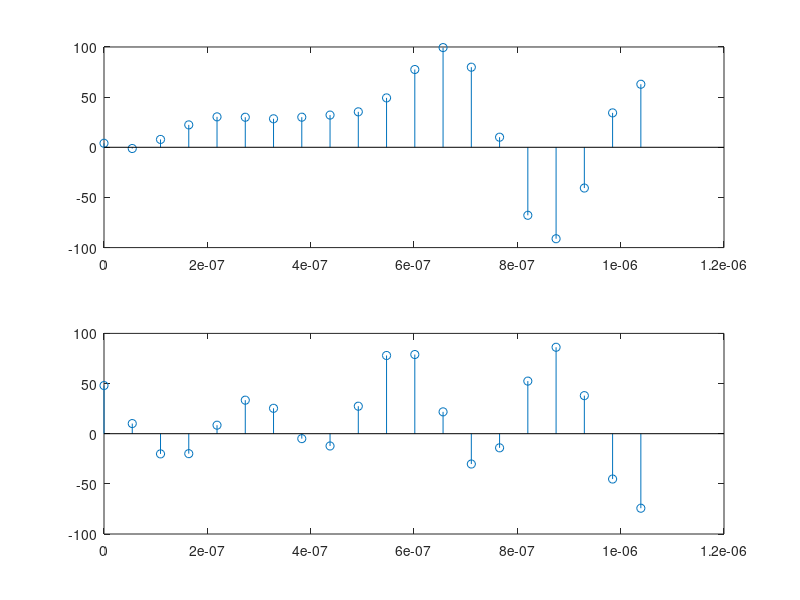
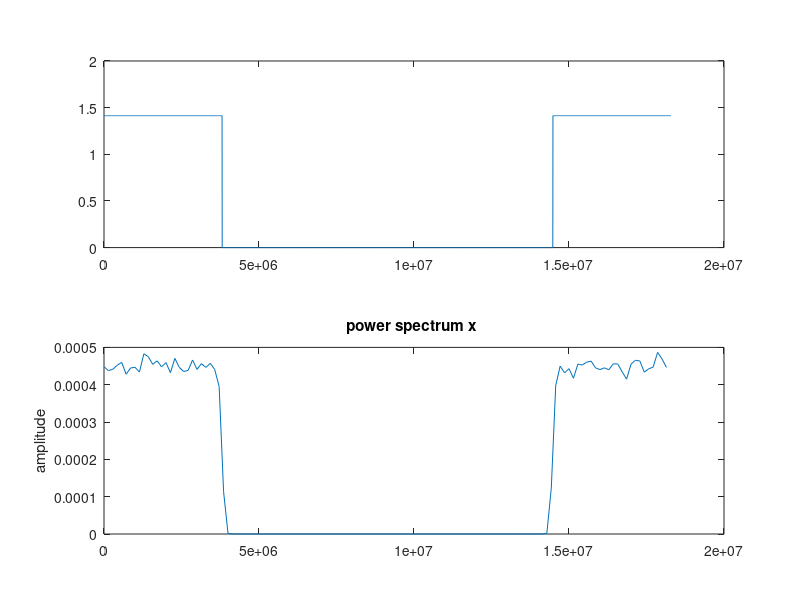
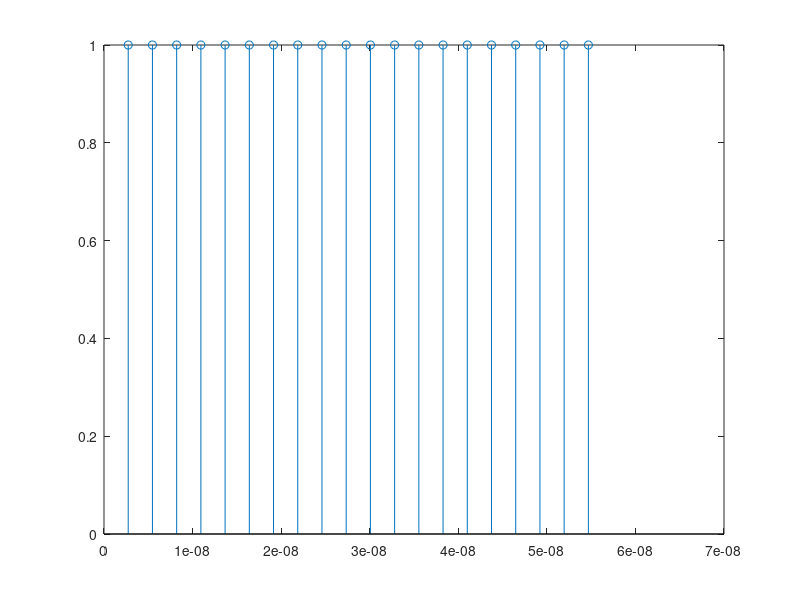
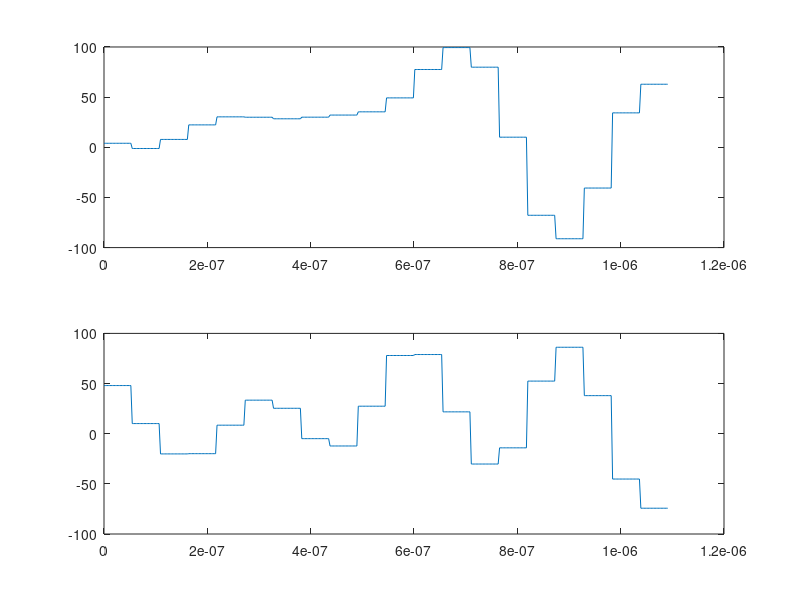

Write the MATLAB code that produced these figures, in order. (Note: this script raises an error after producing the figures.)

% From http://www.ece.gatech.edu/research/labs/sarl/tutorials/OFDM/Tutorial_web.pdf

%DVB-T 2K Transmission
%The available bandwidth is 8 MHz
%2K is intended for mobile services
clear all;
close all;
%DVB-T Parameters
Tu=224e-6; %useful OFDM symbol period
T=Tu/2048; %baseband elementary period
G=0; %choice of 1/4, 1/8, 1/16, and 1/32
delta=G*Tu; %guard band duration
Ts=delta+Tu; %total OFDM symbol period
Kmax=1705; %number of subcarriers
Kmin=0;
FS=4096; %IFFT/FFT length
q=10; %carrier period to elementary period ratio
fc=q*1/T; %carrier frequency
Rs=4*fc; %simulation period
t=0:1/Rs:Tu;
%Data generator (A)
M=Kmax+1;
rand('state',0);
a=-1+2*round(rand(M,1)).'+i*(-1+2*round(rand(M,1))).';
A=length(a);
info=zeros(FS,1);
info(1:(A/2)) = [ a(1:(A/2)).']; %Zero padding
info((FS-((A/2)-1)):FS) = [ a(((A/2)+1):A).'];
%Subcarriers generation (B)
carriers=FS.*ifft(info,FS);
tt=0:T/2:Tu;
figure(1);
subplot(211);
stem(tt(1:20),real(carriers(1:20)));
subplot(212);
stem(tt(1:20),imag(carriers(1:20)));
figure(2);
f=(2/T)*(1:(FS))/(FS);
subplot(211);
plot(f,abs(fft(carriers,FS))/FS);
subplot(212);
pwelch(carriers,[],[],[],2/T);
% D/A simulation
L = length(carriers);
chips = [ carriers.';zeros((2*q)-1,L)];
p=1/Rs:1/Rs:T/2;
g=ones(length(p),1); %pulse shape
figure(3);
stem(p,g);
dummy=conv(g,chips(:));
u=[dummy(1:length(t))]; % (C)
figure(4);
subplot(211);
plot(t(1:400),real(u(1:400)));
subplot(212);
plot(t(1:400),imag(u(1:400)));
figure(5);
ff=(Rs)*(1:(q*FS))/(q*FS);
subplot(211);
plot(ff,abs(fft(u,q*FS))/FS);
subplot(212);
pwelch(u,[],[],[],Rs);
[b,a] = butter(13,1/20); %reconstruction filter
[H,F] = FREQZ(b,a,FS,Rs);
figure(6);
plot(F,20*log10(abs(H)));
uoft = filter(b,a,u); %baseband signal (D)
figure(7);
subplot(211);
plot(t(80:480),real(uoft(80:480)));
subplot(212);
plot(t(80:480),imag(uoft(80:480)));
figure(8);
subplot(211);
plot(ff,abs(fft(uoft,q*FS))/FS);
subplot(212);
pwelch(uoft,[],[],[],Rs);
%Upconverter
s_tilde=(uoft.').*exp(1i*2*pi*fc*t);
s=real(s_tilde); %passband signal (E)
figure(9);
plot(t(80:480),s(80:480));
figure(10);
subplot(211);
%plot(ff,abs(fft(((real(uoft).').*cos(2*pi*fc*t)),q*FS))/FS);
%plot(ff,abs(fft(((imag(uoft).').*sin(2*pi*fc*t)),q*FS))/FS);
plot(ff,abs(fft(s,q*FS))/FS);
subplot(212);
%pwelch(((real(uoft).').*cos(2*pi*fc*t)),[],[],[],Rs);
%pwelch(((imag(uoft).').*sin(2*pi*fc*t)),[],[],[],Rs);
pwelch(s,[],[],[],Rs);